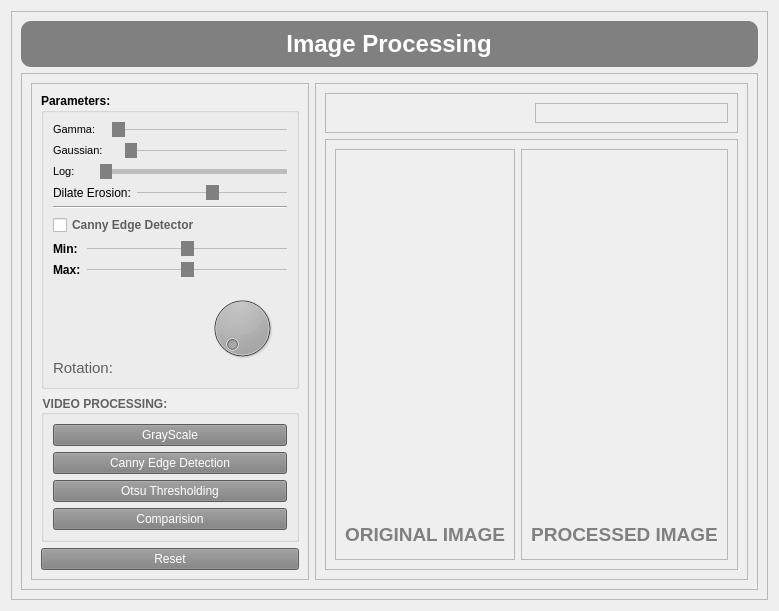
      <widget class="QWidget" name="tab_2">
       <attribute name="title">
        <string>Image Processing</string>
       </attribute>
       <layout class="QVBoxLayout" name="verticalLayout_5">
        <item>
         <widget class="QFrame" name="frame_3">
          <property name="frameShape">
           <enum>QFrame::StyledPanel</enum>
          </property>
          <property name="frameShadow">
           <enum>QFrame::Raised</enum>
          </property>
          <layout class="QVBoxLayout" name="verticalLayout_6">
           <item>
            <widget class="QFrame" name="frame_17">
             <property name="maximumSize">
              <size>
               <width>16777215</width>
               <height>60</height>
              </size>
             </property>
             <property name="styleSheet">
              <string notr="true">background-color: #808080; /* Gray background color */
border-radius: 10px; /* Adjust the border radius value as needed */
</string>
             </property>
             <property name="frameShape">
              <enum>QFrame::StyledPanel</enum>
             </property>
             <property name="frameShadow">
              <enum>QFrame::Raised</enum>
             </property>
             <layout class="QVBoxLayout" name="verticalLayout_17">
              <item alignment="Qt::AlignHCenter">
               <widget class="QLabel" name="label_16">
                <property name="whatsThis">
                 <string>&lt;html&gt;&lt;head/&gt;&lt;body&gt;&lt;p align=&quot;center&quot;&gt;Imahefe&lt;/p&gt;&lt;/body&gt;&lt;/html&gt;</string>
                </property>
                <property name="styleSheet">
                 <string notr="true">background-color: #808080; /* Gray background color */
border-radius: 10px; /* Adjust the border radius value as needed */
</string>
                </property>
                <property name="text">
                 <string>&lt;html&gt;&lt;head/&gt;&lt;body&gt;&lt;p align=&quot;center&quot;&gt;&lt;span style=&quot; font-size:18pt; font-weight:600; color:#ffffff;&quot;&gt;Image Processing&lt;/span&gt;&lt;/p&gt;&lt;/body&gt;&lt;/html&gt;</string>
                </property>
               </widget>
              </item>
             </layout>
            </widget>
           </item>
           <item>
            <widget class="QFrame" name="frame_4">
             <property name="maximumSize">
              <size>
               <width>16777215</width>
               <height>16777215</height>
              </size>
             </property>
             <property name="frameShape">
              <enum>QFrame::StyledPanel</enum>
             </property>
             <property name="frameShadow">
              <enum>QFrame::Raised</enum>
             </property>
             <layout class="QHBoxLayout" name="horizontalLayout">
              <item>
               <widget class="QFrame" name="frame_8">
                <property name="maximumSize">
                 <size>
                  <width>300</width>
                  <height>16777215</height>
                 </size>
                </property>
                <property name="frameShape">
                 <enum>QFrame::StyledPanel</enum>
                </property>
                <property name="frameShadow">
                 <enum>QFrame::Raised</enum>
                </property>
                <layout class="QVBoxLayout" name="verticalLayout_7">
                 <item>
                  <widget class="QGroupBox" name="groupBox_2">
                   <property name="minimumSize">
                    <size>
                     <width>0</width>
                     <height>0</height>
                    </size>
                   </property>
                   <property name="maximumSize">
                    <size>
                     <width>16777215</width>
                     <height>16777215</height>
                    </size>
                   </property>
                   <property name="font">
                    <font>
                     <weight>75</weight>
                     <bold>true</bold>
                    </font>
                   </property>
                   <property name="title">
                    <string>Parameters:</string>
                   </property>
                   <layout class="QGridLayout" name="gridLayout">
                    <item row="4" column="0" colspan="7">
                     <widget class="Line" name="line_2">
                      <property name="maximumSize">
                       <size>
                        <width>252</width>
                        <height>100</height>
                       </size>
                      </property>
                      <property name="font">
                       <font>
                        <pointsize>10</pointsize>
                        <weight>75</weight>
                        <bold>true</bold>
                       </font>
                      </property>
                      <property name="orientation">
                       <enum>Qt::Horizontal</enum>
                      </property>
                     </widget>
                    </item>
                    <item row="8" column="0">
                     <widget class="QLabel" name="label_7">
                      <property name="maximumSize">
                       <size>
                        <width>50</width>
                        <height>16777215</height>
                       </size>
                      </property>
                      <property name="text">
                       <string>Max:</string>
                      </property>
                     </widget>
                    </item>
                    <item row="9" column="6">
                     <widget class="QDial" name="dial">
                      <property name="minimumSize">
                       <size>
                        <width>90</width>
                        <height>70</height>
                       </size>
                      </property>
                      <property name="maximumSize">
                       <size>
                        <width>50</width>
                        <height>50</height>
                       </size>
                      </property>
                      <property name="styleSheet">
                       <string notr="true">background-color: #7f7f7f; /* Gray color code */
</string>
                      </property>
                     </widget>
                    </item>
                    <item row="7" column="1" colspan="6">
                     <widget class="QSlider" name="canny_min">
                      <property name="maximumSize">
                       <size>
                        <width>16777215</width>
                        <height>16777215</height>
                       </size>
                      </property>
                      <property name="styleSheet">
                       <string notr="true">QSlider::groove:horizontal {
    background: #bdbdbd; /* White color code for the slider track */
	 width: 200px;
	margin: 8px 10;
}

QSlider::handle:horizontal {
    background: #808080; /* Dark gray color code for the slider handle */
    width: 13px; /* Adjust the width of the slider handle */
    margin: -9px 10; /* Adjust the margin for centering the handle vertically */
    border-radius: 10px; /* Adjust the border radius for rounded corners */
}
</string>
                      </property>
                      <property name="maximum">
                       <number>200</number>
                      </property>
                      <property name="value">
                       <number>100</number>
                      </property>
                      <property name="orientation">
                       <enum>Qt::Horizontal</enum>
                      </property>
                     </widget>
                    </item>
                    <item row="1" column="0" colspan="4">
                     <widget class="QLabel" name="label_4">
                      <property name="font">
                       <font>
                        <pointsize>8</pointsize>
                        <weight>50</weight>
                        <bold>false</bold>
                       </font>
                      </property>
                      <property name="text">
                       <string>Gaussian:</string>
                      </property>
                     </widget>
                    </item>
                    <item row="3" column="0" colspan="5">
                     <widget class="QLabel" name="label_5">
                      <property name="font">
                       <font>
                        <pointsize>9</pointsize>
                        <weight>50</weight>
                        <bold>false</bold>
                       </font>
                      </property>
                      <property name="text">
                       <string>Dilate Erosion:</string>
                      </property>
                     </widget>
                    </item>
                    <item row="8" column="1" colspan="6">
                     <widget class="QSlider" name="canny_max">
                      <property name="styleSheet">
                       <string notr="true">QSlider::groove:horizontal {
    background: #bdbdbd; /* White color code for the slider track */
	 width: 200px;
	margin: 8px 10;
}

QSlider::handle:horizontal {
    background: #808080; /* Dark gray color code for the slider handle */
    width: 13px; /* Adjust the width of the slider handle */
    margin: -9px 10; /* Adjust the margin for centering the handle vertically */
    border-radius: 10px; /* Adjust the border radius for rounded corners */
}
</string>
                      </property>
                      <property name="maximum">
                       <number>400</number>
                      </property>
                      <property name="value">
                       <number>200</number>
                      </property>
                      <property name="orientation">
                       <enum>Qt::Horizontal</enum>
                      </property>
                     </widget>
                    </item>
                    <item row="3" column="5" colspan="2">
                     <widget class="QSlider" name="erosion">
                      <property name="minimumSize">
                       <size>
                        <width>150</width>
                        <height>0</height>
                       </size>
                      </property>
                      <property name="maximumSize">
                       <size>
                        <width>150</width>
                        <height>20</height>
                       </size>
                      </property>
                      <property name="styleSheet">
                       <string notr="true">QSlider::groove:horizontal {
    background: #bdbdbd; /* White color code for the slider track */
	 width: 200px;
	margin: 8px 10;
}

QSlider::handle:horizontal {
    background: #808080; /* Dark gray color code for the slider handle */
    width: 13px; /* Adjust the width of the slider handle */
    margin: -9px 10; /* Adjust the margin for centering the handle vertically */
    border-radius: 10px; /* Adjust the border radius for rounded corners */
}
</string>
                      </property>
                      <property name="minimum">
                       <number>-5</number>
                      </property>
                      <property name="maximum">
                       <number>5</number>
                      </property>
                      <property name="orientation">
                       <enum>Qt::Horizontal</enum>
                      </property>
                     </widget>
                    </item>
                    <item row="1" column="4" colspan="3">
                     <widget class="QSlider" name="gaussian_QSlider">
                      <property name="maximumSize">
                       <size>
                        <width>16777215</width>
                        <height>20</height>
                       </size>
                      </property>
                      <property name="styleSheet">
                       <string notr="true">QSlider::groove:horizontal {
    background: #bdbdbd; /* White color code for the slider track */
	margin: 8px 0;
}

QSlider::handle:horizontal {
    background: #808080; /* Dark gray color code for the slider handle */
    width: 12px; /* Adjust the width of the slider handle */
    margin: -8px 0; /* Adjust the margin for centering the handle vertically */
    border-radius: 10px; /* Adjust the border radius for rounded corners */
}
</string>
                      </property>
                      <property name="maximum">
                       <number>4</number>
                      </property>
                      <property name="orientation">
                       <enum>Qt::Horizontal</enum>
                      </property>
                     </widget>
                    </item>
                    <item row="2" column="2" colspan="5">
                     <widget class="QSlider" name="Qlog">
                      <property name="maximumSize">
                       <size>
                        <width>16777215</width>
                        <height>17</height>
                       </size>
                      </property>
                      <property name="styleSheet">
                       <string notr="true">QSlider::groove:horizontal {
    background: #bdbdbd; /* White color code for the slider track */
	margin: 10px 0;
}

QSlider::handle:horizontal {
    background: #808080; /* Dark gray color code for the slider handle */
    width: 12px; /* Adjust the width of the slider handle */
    margin: -10px 0; /* Adjust the margin for centering the handle vertically */
    border-radius: 10px; /* Adjust the border radius for rounded corners */
}
</string>
                      </property>
                      <property name="minimum">
                       <number>2</number>
                      </property>
                      <property name="maximum">
                       <number>4</number>
                      </property>
                      <property name="orientation">
                       <enum>Qt::Horizontal</enum>
                      </property>
                     </widget>
                    </item>
                    <item row="0" column="3" colspan="4">
                     <widget class="QSlider" name="horizontalSlider">
                      <property name="maximumSize">
                       <size>
                        <width>16777215</width>
                        <height>20</height>
                       </size>
                      </property>
                      <property name="styleSheet">
                       <string notr="true">QSlider::groove:horizontal {
    background: #bdbdbd; /* White color code for the slider track */
	margin: 8px 0;
}

QSlider::handle:horizontal {
    background: #808080; /* Dark gray color code for the slider handle */
    width: 13px; /* Adjust the width of the slider handle */
    margin: -8px 0; /* Adjust the margin for centering the handle vertically */
    border-radius: 10px; /* Adjust the border radius for rounded corners */
}
</string>
                      </property>
                      <property name="minimum">
                       <number>5</number>
                      </property>
                      <property name="maximum">
                       <number>20</number>
                      </property>
                      <property name="orientation">
                       <enum>Qt::Horizontal</enum>
                      </property>
                     </widget>
                    </item>
                    <item row="7" column="0">
                     <widget class="QLabel" name="label_6">
                      <property name="maximumSize">
                       <size>
                        <width>50</width>
                        <height>16777215</height>
                       </size>
                      </property>
                      <property name="text">
                       <string>Min:</string>
                      </property>
                     </widget>
                    </item>
                    <item row="5" column="0" colspan="7">
                     <widget class="QCheckBox" name="canny">
                      <property name="maximumSize">
                       <size>
                        <width>200</width>
                        <height>16777215</height>
                       </size>
                      </property>
                      <property name="font">
                       <font>
                        <weight>75</weight>
                        <bold>true</bold>
                       </font>
                      </property>
                      <property name="styleSheet">
                       <string notr="true">color:#5f5f5f</string>
                      </property>
                      <property name="text">
                       <string>Canny Edge Detector</string>
                      </property>
                     </widget>
                    </item>
                    <item row="0" column="0" colspan="3">
                     <widget class="QLabel" name="label_2">
                      <property name="maximumSize">
                       <size>
                        <width>100</width>
                        <height>16777215</height>
                       </size>
                      </property>
                      <property name="font">
                       <font>
                        <pointsize>8</pointsize>
                        <weight>50</weight>
                        <bold>false</bold>
                       </font>
                      </property>
                      <property name="text">
                       <string>Gamma:</string>
                      </property>
                     </widget>
                    </item>
                    <item row="2" column="0" colspan="2">
                     <widget class="QLabel" name="log">
                      <property name="font">
                       <font>
                        <pointsize>8</pointsize>
                        <weight>50</weight>
                        <bold>false</bold>
                       </font>
                      </property>
                      <property name="text">
                       <string>Log:</string>
                      </property>
                     </widget>
                    </item>
                    <item row="10" column="0" colspan="6">
                     <widget class="QLabel" name="label">
                      <property name="maximumSize">
                       <size>
                        <width>100</width>
                        <height>100</height>
                       </size>
                      </property>
                      <property name="font">
                       <font>
                        <pointsize>11</pointsize>
                        <weight>50</weight>
                        <bold>false</bold>
                       </font>
                      </property>
                      <property name="styleSheet">
                       <string notr="true">color:#5f5f5f</string>
                      </property>
                      <property name="text">
                       <string>Rotation:</string>
                      </property>
                     </widget>
                    </item>
                   </layout>
                  </widget>
                 </item>
                 <item>
                  <widget class="QGroupBox" name="groupBox">
                   <property name="font">
                    <font>
                     <weight>75</weight>
                     <bold>true</bold>
                    </font>
                   </property>
                   <property name="styleSheet">
                    <string notr="true">color: #616161</string>
                   </property>
                   <property name="title">
                    <string>VIDEO PROCESSING:</string>
                   </property>
                   <layout class="QVBoxLayout" name="verticalLayout_10">
                    <item>
                     <widget class="QPushButton" name="grayscale_btn">
                      <property name="styleSheet">
                       <string notr="true">background-color: #7f7f7f; /* Gray color code */
color: white;

</string>
                      </property>
                      <property name="text">
                       <string>GrayScale</string>
                      </property>
                     </widget>
                    </item>
                    <item>
                     <widget class="QPushButton" name="canny_btn">
                      <property name="styleSheet">
                       <string notr="true">background-color: #7f7f7f; /* Gray color code */
color: white;</string>
                      </property>
                      <property name="text">
                       <string>Canny Edge Detection</string>
                      </property>
                     </widget>
                    </item>
                    <item>
                     <widget class="QPushButton" name="otsu_btn">
                      <property name="styleSheet">
                       <string notr="true">background-color: #7f7f7f; /* Gray color code */
color: white;</string>
                      </property>
                      <property name="text">
                       <string>Otsu Thresholding</string>
                      </property>
                     </widget>
                    </item>
                    <item>
                     <widget class="QPushButton" name="comparison_btn">
                      <property name="styleSheet">
                       <string notr="true">background-color: #7f7f7f; /* Gray color code */
color: white;</string>
                      </property>
                      <property name="text">
                       <string>Comparision</string>
                      </property>
                     </widget>
                    </item>
                   </layout>
                  </widget>
                 </item>
                 <item>
                  <widget class="QPushButton" name="pushButton">
                   <property name="styleSheet">
                    <string notr="true">background-color: #808080; /* Gray color code */
color: white;

</string>
                   </property>
                   <property name="text">
                    <string>Reset</string>
                   </property>
                  </widget>
                 </item>
                </layout>
               </widget>
              </item>
              <item>
               <widget class="QFrame" name="frame_5">
                <property name="frameShape">
                 <enum>QFrame::StyledPanel</enum>
                </property>
                <property name="frameShadow">
                 <enum>QFrame::Raised</enum>
                </property>
                <layout class="QVBoxLayout" name="verticalLayout_8">
                 <item>
                  <widget class="QFrame" name="frame_6">
                   <property name="maximumSize">
                    <size>
                     <width>16777215</width>
                     <height>40</height>
                    </size>
                   </property>
                   <property name="frameShape">
                    <enum>QFrame::StyledPanel</enum>
                   </property>
                   <property name="frameShadow">
                    <enum>QFrame::Raised</enum>
                   </property>
                   <layout class="QHBoxLayout" name="horizontalLayout_7">
                    <item alignment="Qt::AlignHCenter">
                     <widget class="QLabel" name="label_12">
                      <property name="minimumSize">
                       <size>
                        <width>0</width>
                        <height>0</height>
                       </size>
                      </property>
                      <property name="text">
                       <string/>
                      </property>
                     </widget>
                    </item>
                    <item>
                     <widget class="QFrame" name="frame_18">
                      <property name="frameShape">
                       <enum>QFrame::StyledPanel</enum>
                      </property>
                      <property name="frameShadow">
                       <enum>QFrame::Raised</enum>
                      </property>
                     </widget>
                    </item>
                   </layout>
                  </widget>
                 </item>
                 <item>
                  <widget class="QFrame" name="frame_7">
                   <property name="frameShape">
                    <enum>QFrame::StyledPanel</enum>
                   </property>
                   <property name="frameShadow">
                    <enum>QFrame::Raised</enum>
                   </property>
                   <layout class="QHBoxLayout" name="horizontalLayout_2">
                    <item>
                     <widget class="QFrame" name="frame_9">
                      <property name="frameShape">
                       <enum>QFrame::StyledPanel</enum>
                      </property>
                      <property name="frameShadow">
                       <enum>QFrame::Raised</enum>
                      </property>
                      <layout class="QVBoxLayout" name="verticalLayout_9">
                       <item>
                        <widget class="QLabel" name="imgLabel">
                         <property name="text">
                          <string/>
                         </property>
                        </widget>
                       </item>
                       <item>
                        <widget class="QLabel" name="label_9">
                         <property name="maximumSize">
                          <size>
                           <width>16777215</width>
                           <height>30</height>
                          </size>
                         </property>
                         <property name="styleSheet">
                          <string notr="true">color : #808080</string>
                         </property>
                         <property name="text">
                          <string>&lt;!DOCTYPE HTML PUBLIC &quot;-//W3C//DTD HTML 4.0//EN&quot; &quot;http://www.w3.org/TR/REC-html40/strict.dtd&quot;&gt;
&lt;html&gt;&lt;head&gt;&lt;meta name=&quot;qrichtext&quot; content=&quot;1&quot; /&gt;&lt;style type=&quot;text/css&quot;&gt;
p, li { white-space: pre-wrap; }
&lt;/style&gt;&lt;/head&gt;&lt;body style=&quot; font-family:'MS Shell Dlg 2'; font-size:8pt; font-weight:400; font-style:normal;&quot;&gt;
&lt;p align=&quot;center&quot; style=&quot; margin-top:12px; margin-bottom:12px; margin-left:0px; margin-right:0px; -qt-block-indent:0; text-indent:0px;&quot;&gt;&lt;span style=&quot; font-size:14pt; font-weight:600; color:#808080;&quot;&gt;ORIGINAL IMAGE&lt;/span&gt;&lt;/p&gt;&lt;/body&gt;&lt;/html&gt;</string>
                         </property>
                        </widget>
                       </item>
                      </layout>
                     </widget>
                    </item>
                    <item>
                     <widget class="QFrame" name="frame_10">
                      <property name="frameShape">
                       <enum>QFrame::StyledPanel</enum>
                      </property>
                      <property name="frameShadow">
                       <enum>QFrame::Raised</enum>
                      </property>
                      <layout class="QVBoxLayout" name="verticalLayout_18">
                       <item>
                        <widget class="QLabel" name="imgLabel2">
                         <property name="styleSheet">
                          <string notr="true"/>
                         </property>
                         <property name="text">
                          <string/>
                         </property>
                        </widget>
                       </item>
                       <item>
                        <widget class="QLabel" name="label_10">
                         <property name="maximumSize">
                          <size>
                           <width>16777215</width>
                           <height>30</height>
                          </size>
                         </property>
                         <property name="text">
                          <string>&lt;html&gt;&lt;head/&gt;&lt;body&gt;&lt;p align=&quot;center&quot;&gt;&lt;span style=&quot; font-size:14pt; font-weight:600; color:#808080;&quot;&gt;PROCESSED IMAGE&lt;/span&gt;&lt;/p&gt;&lt;/body&gt;&lt;/html&gt;</string>
                         </property>
                        </widget>
                       </item>
                      </layout>
                     </widget>
                    </item>
                   </layout>
                  </widget>
                 </item>
                </layout>
               </widget>
              </item>
             </layout>
            </widget>
           </item>
          </layout>
         </widget>
        </item>
       </layout>
      </widget>
